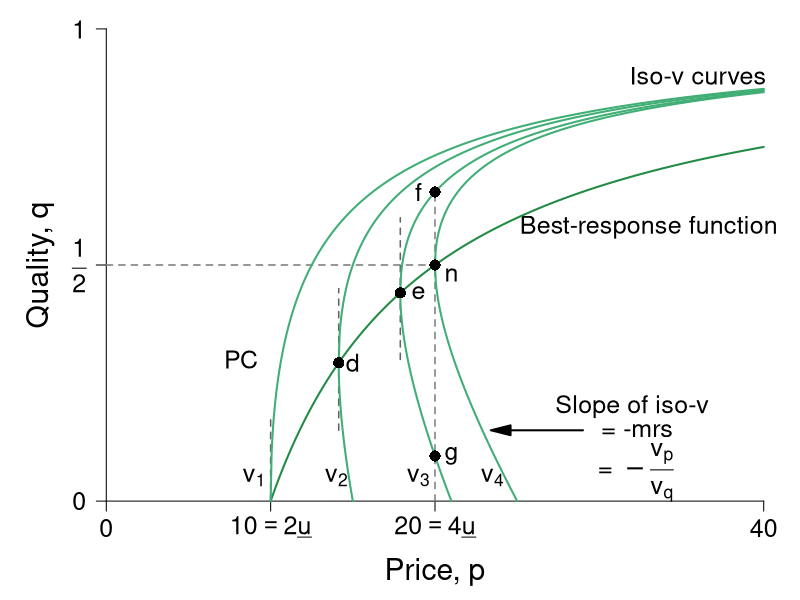

Write R code to recreate this figure.
#' Graph Designer: Scott Cohn
#' Authors: Bowles and Halliday
#' Title: Coordination, Conflict and Competition: A Text in Microeconomics

require(ggplot2)
require(shape)
pdf(file = "information_power/iso_vmap_a.pdf", width = 9, height = 7)

#Set parameters for graphics
pointsize <- 1.8
axislabelsize <- 1.8
labelsize <- 1.5
namesize <- 1.8
annotatesize <- 1.5
graphlinewidth <- 2
segmentlinewidth <- 1.5

COL <- c("#7fc97f", "#beaed4", "#fdc086", "#ffff99", "#386cb0", "#f0027f", "#bf5b17", "#666666")
COLA <- c("#e0f3db", "#99d8c9","#66c2a4","#41ae76", "#238b45", "#005824")
COLB <- c("#c6dbef", "#4eb3d3", "#2b8cbe", "#0868ac","#084081")
COLC <- c("#fcfbfd", "#efedf5", "#dadaeb", "#bcbddc", "#9e9ac8", "#807dba", "#6a51a3", "#54278f", "#3f007d")
grays <- gray.colors(25, start = 1, end = 0)

#The equation is below when v = 0. See Wolfram Alpha output. 
isov <- function(p, delta = 5) {
  (p - delta)/p
}

isovhigh1 <- function(p, delta = 5, v = 5){
  (sqrt(p^2 - 4 * delta * v) - p + 2*v)/( 2 * v )
}

isovlow1 <- function(p, delta = 5, v = 5){
  (-sqrt(p^2 - 4 * delta * v) - p + 2*v)/( 2 * v )
}

isovhigh2 <- function(p, delta = 5, v = 10){
  (sqrt(p^2 - 4 * delta * v) - p + 2*v)/( 2 * v )
}

isovlow2 <- function(p, delta = 5, v = 10){
  (-sqrt(p^2 - 4 * delta * v) - p + 2*v)/( 2 * v )
}

isovhigh3 <- function(p, delta = 5, v = 15){
  (sqrt(p^2 - 4 * delta * v) - p + 2*v)/( 2 * v )
}

isovlow3 <- function(p, delta = 5, v = 15){
  (-sqrt(p^2 - 4 * delta * v) - p + 2*v)/( 2 * v )
}

isovhigh4 <- function(p, delta = 5, v = 15){
  (sqrt(p^2 - 4 * delta * v) - p + 2*v)/( 2 * v )
}

isovlow4 <- function(p, delta = 5, v = 15){
  (-sqrt(p^2 - 4 * delta * v) - p + 2*v)/( 2 * v )
}

brfFn <- function(p, delta = 5) {
  1 - (2*delta) /p
}

#This is evaluated for p = 12; q = 12/(8*sqrt(12^2 - 4*delta1*v1)) - 1/8 for the slope
#At p = 12; q = (-sqrt(12^2 - 4*v1*delta1) - 12 + 2*v1)/(2*v1) = 0.799
tangencyLine <- function(p){
  (p*(0.05))
}



#COL <- c("#bae4b3", "#74c476", "#238b45")
#COL <- c("#f7fcf0", "#e0f3db", "#ccebc5", "#a8ddb5", "#7bccc4", "#4eb3d3", "#2b8cbe", "#08589e")
COL <- c("#f7fcf5", "#e5f5e0", "#c7e9c0", "#a1d99b", "#74c476", "#41ab5d", "#238b45", "#005a32")
par(mar =  c(4, 4, .5, .5))

xlims <- c(0, 40)
ylims <- c(0, 1)

plot(0, 0, xlim = xlims, ylim = ylims, type = "n",
     xlab = "",
     ylab = "",
     xaxt = "n", yaxt = "n", cex.lab = axislabelsize, bty = "n")

mtext(expression(paste("Price, ", p)), side=1, line = 2.5, cex = axislabelsize)
text(-4, ylims[2] - 0.5*(ylims[2] - ylims[1]), expression(paste("Quality, ", q)), xpd = TRUE, cex = axislabelsize, srt = 90) 


npts <- 500 
npts2 <- 501
#Specify the sequences of points for graphing. 
xx0 <- seq(5, xlims[2], length.out = npts)
xx1 <- seq(10, xlims[2], length.out = npts)
xx2 <- seq(xlims[1], 15, length.out = npts)
xx3 <- seq(10, xlims[2], length.out = npts2)
xx4 <- seq(xlims[1], 10, length.out = npts2)
#For below, I solved sqrt(p^2 - 200) - p + 200/p = 0, getting p = 10*sqrt(2) = 14.14214
xx5 <- seq(14.14214, xlims[2], length.out = npts2)
xx6 <- seq(14.14214, 15, length.out = npts2)

xx7 <- seq(17.889, xlims[2], length.out = npts2)
xx8 <- seq(17.889, 21, length.out = npts2)

xx9 <- seq(20, xlims[2], length.out = npts2)
xx10 <- seq(xlims[1], 25, length.out = npts2)

#Customize ticks and labels for the plot
ticksy <- c(0, 0.5, 1)
ylabels <- c(0, expression(paste(frac(1,2))), 1)
ticksx <- c(0, 10, 20, 40)
xlabels <- c(0, expression(paste(10 == 2*underline("u"))), expression(paste(20 == 4*underline("u"))) , 40)
axis(1, at = ticksx, pos = 0, labels = xlabels, cex.axis = labelsize)
axis(2, at = ticksy, pos = 0, labels = ylabels, las = 1, cex.axis = labelsize)

#Annotation of the three graphs and the NE

# text(3.4, 0.05, expression(paste(v[0] == z)), cex = annotatesize)
text(9.0, 0.05, expression(paste(v[1])), cex = annotatesize)
text(14, 0.05, expression(paste(v[2])), cex = annotatesize)
text(19, 0.05, expression(paste(v[3])), cex = annotatesize)
text(23.5, 0.05, expression(paste(v[4])), cex = annotatesize)
text(21, 0.48, expression(paste("n")), cex = annotatesize)
text(33, 0.58, expression(paste("Best-response function")), cex = annotatesize)
text(36, 0.9, expression(paste("Iso-v curves")), cex = annotatesize)
text(8.2, 0.3, expression(paste("PC")), cex = annotatesize)

#Lines for the coordinates of the Nash equilbrium
segments(10, 0, 10, 0.175, lty = 2, col = grays[22], lwd = segmentlinewidth)
segments(20, 0, 20, 0.6545, lty = 2, col = grays[20], lwd = segmentlinewidth)
segments(0, 0.5, 20, 0.5, lty = 2, col = grays[20], lwd = segmentlinewidth)
segments(14.14214, 0.15, 14.14214, 0.45, lty = 2, col = grays[22], lwd = segmentlinewidth)
segments(17.889, 0.3, 17.889, 0.6, lty = 2, col = grays[22], lwd = segmentlinewidth)

#Draw the lines for the graphs
#lines(xx0, isov(xx0, delta = 5), col = COLA[4], lwd = graphlinewidth)
lines(xx1, brfFn(xx1), col = COLA[5], lwd = graphlinewidth)
#lines(xx2, tangencyLine(xx2), col = "darkgrey", lwd = segmentlinewidth, lty = 2)
lines(xx3, isovhigh1(xx3, v = 5, delta = 5), col = COLA[4], lwd = graphlinewidth)
lines(xx4, isovlow1(xx4, v = 5, delta = 5), col = COLA[4], lwd = graphlinewidth)
lines(xx5, isovhigh2(xx5, v = 10, delta = 5), col = COLA[4], lwd = graphlinewidth)
lines(xx6, isovlow2(xx6, v = 10, delta = 5), col = COLA[4], lwd = graphlinewidth)
lines(xx7, isovhigh3(xx7, v = 16, delta = 5), col = COLA[4], lwd = graphlinewidth)
lines(xx8, isovlow3(xx8, v = 16, delta = 5), col = COLA[4], lwd = graphlinewidth)
lines(xx9, isovhigh4(xx9, v = 20, delta = 5), col = COLA[4], lwd = graphlinewidth)
lines(xx10, isovlow4(xx10, v = 20, delta = 5), col = COLA[4], lwd = graphlinewidth)

#Arrows and slope of iso-v label
Arrows(29, 0.15, 24, 0.15,  col = "black", lty = 1, lwd = 2, arr.type = "triangle")
text(32, 0.2, expression(paste("Slope of iso-v")), cex = annotatesize)
text(32.3, 0.15, expression(paste(" = -mrs ")), cex = annotatesize)
text(32, 0.06, expression(paste(" = " -frac(v[p], v[q]))), cex = annotatesize)

#Add a point for the NE
points(20, 0.5, pch = 16, col = "black", cex = 1.5)


#Add a point for b
# points(10, 0.5, pch = 16, col = "black", cex = 1.5)
# text(9.5, 0.53, expression(paste("b")), cex = annotatesize)

#Add a point for d
#Figure out q for p = 14.14214: q = 1 - 2delta/p = 1 - (2*5)/14.14214 =  0.2928934
points(14.14214, 0.2928934, pch = 16, col = "black", cex = 1.5)
text(15, 0.2928934, expression(paste("d")), cex = annotatesize)

points(17.889, 0.441, pch = 16, col = "black", cex = 1.5)
text(19, 0.441, expression(paste("e")), cex = annotatesize)

# points same wage w incr/decr in effort
points(20, 0.0955, pch = 16, col = "black", cex = 1.5)
text(21, 0.0955, expression(paste("g")), cex = annotatesize)
points(20, 0.6545, pch = 16, col = "black", cex = 1.5)
text(19, 0.6545, expression(paste("f")), cex = annotatesize)

dev.off()
